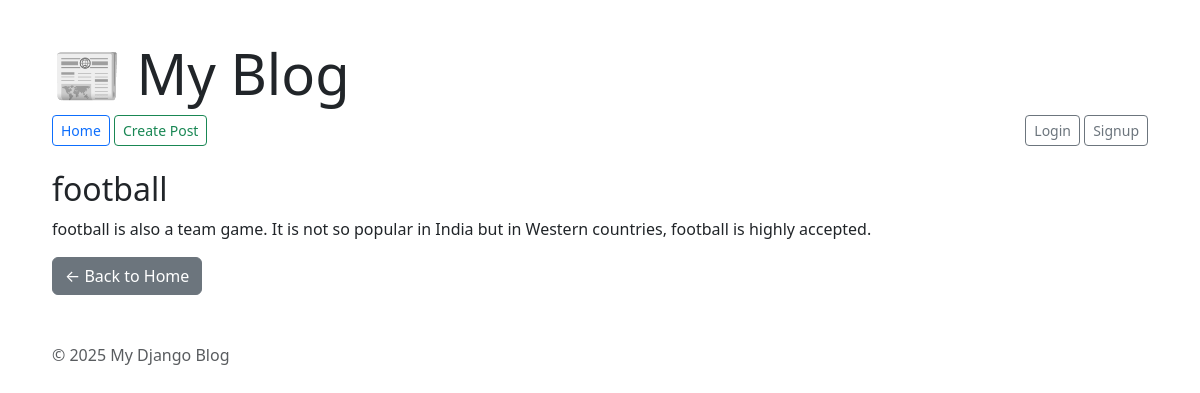
Page /2/ on the committed database.
### locations/models.py (models this page shows, shortened)
class Post(models.Model):
    title = models.CharField(max_length=100)
    content = models.TextField()
    image = models.ImageField(upload_to='post_images/', blank=True, null=True)
    author = models.ForeignKey(User, on_delete=models.CASCADE, null=True)

### locations/views.py (the view)
# urls.py: path('<int:pk>/', views.post_detail, name='post_detail'),
def post_detail(request, pk):
    post = get_object_or_404(Post, pk=pk)
    return render(request, 'locations/post_detail.html', {'post': post})

### locations/templates/locations/post_detail.html (shortened to what this page needs)
{% extends 'locations/base.html' %}
{% block content %}
   <h2>{{ post.title }}</h2>
   <p>{{ post.content }}</p>
   <a href="{% url 'home' %}" class="btn btn-secondary">← Back to Home</a>
{% endblock %}

### locations/templates/locations/base.html (style rules this page uses)
body { margin: 40px; }

### rows in the picture
Post: title "football", content "football is also a team game. It is not so popular in India but in Western countries, football is highly accepted."
